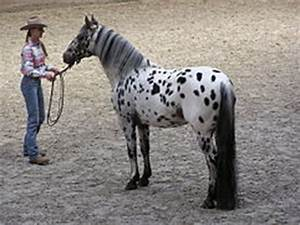
#> input picture vig_pytorch/cavallo/OIP--1hNp1smpwT06GTxZbUVwgHaFi.jpeg, 300 x 225 px, found by its file name; its folder holds 4 pictures in this run
$ jupyter execute --allow-errors bg-remove-test.ipynb
#> lines starting #> are read from the running program, lines starting #| are printed output that depends on the picture
[cell 1]
import numpy as np
import pandas as pd
import os
import cv2
import matplotlib.pyplot as plt
import rembg
import random

[cell 2]
image_dir = "cavallo"

images = []
for filename in os.listdir(image_dir):
    image_path = os.path.join(image_dir, filename)
    image = cv2.imread(image_path)
#> image is the input picture: shape (225, 300, 3); mean B, G, R 128.8, 132.6, 137.5

    if image is not None:
        image = cv2.resize(image, (120, 120))
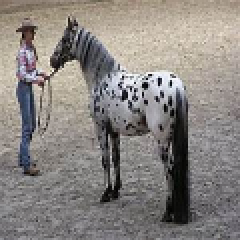
#> image: shape (120, 120, 3) (shown 2 times larger); mean B, G, R 128.7, 132.5, 137.4
        images.append(image)
#> pass 2 of the loop `for filename in os.listdir(image_dir):`:
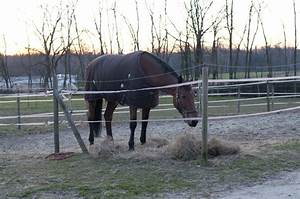
#> input picture vig_pytorch/cavallo/OIP--OJAKHcioJK-oWA5PRFG8AHaE6.jpeg, 300 x 199 px, found by its file name
#> image is the input picture: shape (199, 300, 3); mean B, G, R 134.8, 132.4, 128.9
#> `image = cv2.resize(image, (120, 120))`:
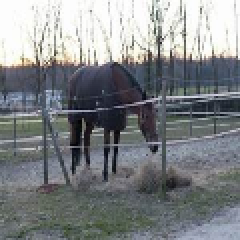
#> image: shape (120, 120, 3) (shown 2 times larger); mean B, G, R 134.7, 132.3, 128.8
#> pass 3 of the loop `for filename in os.listdir(image_dir):`:
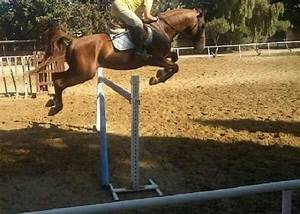
#> input picture vig_pytorch/cavallo/OIP-3azjdPOSXf6CIOMwiTp1zwHaFR.jpeg, 300 x 214 px, found by its file name
#> image is the input picture: shape (214, 300, 3); mean B, G, R 62, 89.9, 105.9
#> `image = cv2.resize(image, (120, 120))`:
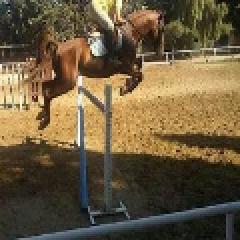
#> image: shape (120, 120, 3) (shown 2 times larger); mean B, G, R 61.9, 89.7, 105.8
#> the loop made 4 passes; the first 3 are shown

print("Number of images read:", len(images))
